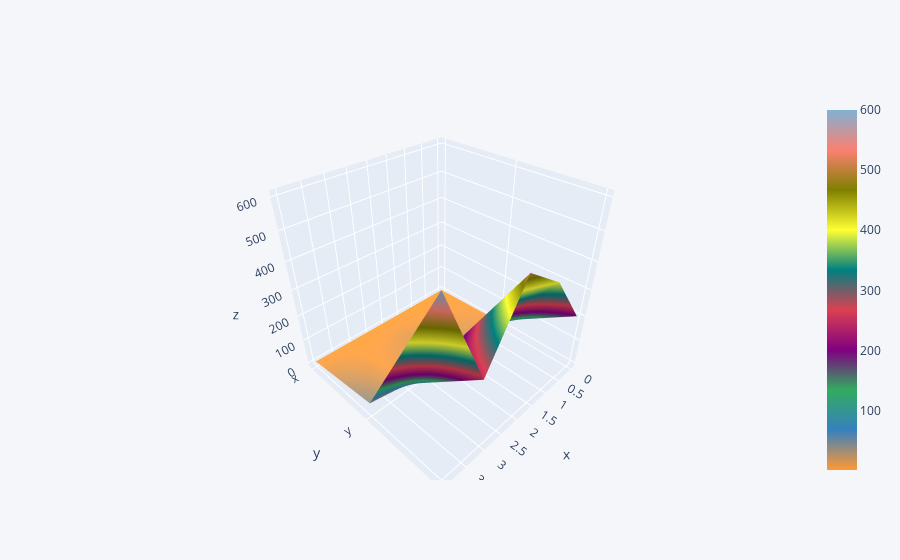

Write notebook code for a chart like this one.
### Code cell
df3.iplot(kind='surface')

### Figure 1 — Plotly figure (JSON) as saved in the notebook; plotly's stock layout.template omitted (floating-point values rounded to 4 significant figures)
{"data": [{"colorscale": [[0, "rgb(255, 153, 51)"], [0.1111, "rgb(55, 128, 191)"], [0.2222, "rgb(50, 171, 96)"], [0.3333, "rgb(128, 0, 128)"], [0.4444, "rgb(219, 64, 82)"], [0.5556, "rgb(0, 128, 128)"], [0.6667, "rgb(255, 255, 51)"], [0.7778, "rgb(128, 128, 0)"], [0.8889, "rgb(251, 128, 114)"], [1, "rgb(128, 177, 211)"]], "type": "surface", "x": [0, 1, 2, 3, 4], "y": ["x", "y", "z"], "z": [[1, 2, 3, 4, 5], [10, 20, 30, 10, 40], [200, 400, 500, 250, 600]]}], "layout": {"legend": {"bgcolor": "#F5F6F9", "font": {"color": "#4D5663"}}, "paper_bgcolor": "#F5F6F9", "plot_bgcolor": "#F5F6F9", "title": {"font": {"color": "#4D5663"}}, "xaxis": {"gridcolor": "#E1E5ED", "showgrid": true, "tickfont": {"color": "#4D5663"}, "title": {"font": {"color": "#4D5663"}, "text": ""}, "zerolinecolor": "#E1E5ED"}, "yaxis": {"gridcolor": "#E1E5ED", "showgrid": true, "tickfont": {"color": "#4D5663"}, "title": {"font": {"color": "#4D5663"}, "text": ""}, "zerolinecolor": "#E1E5ED"}}}
